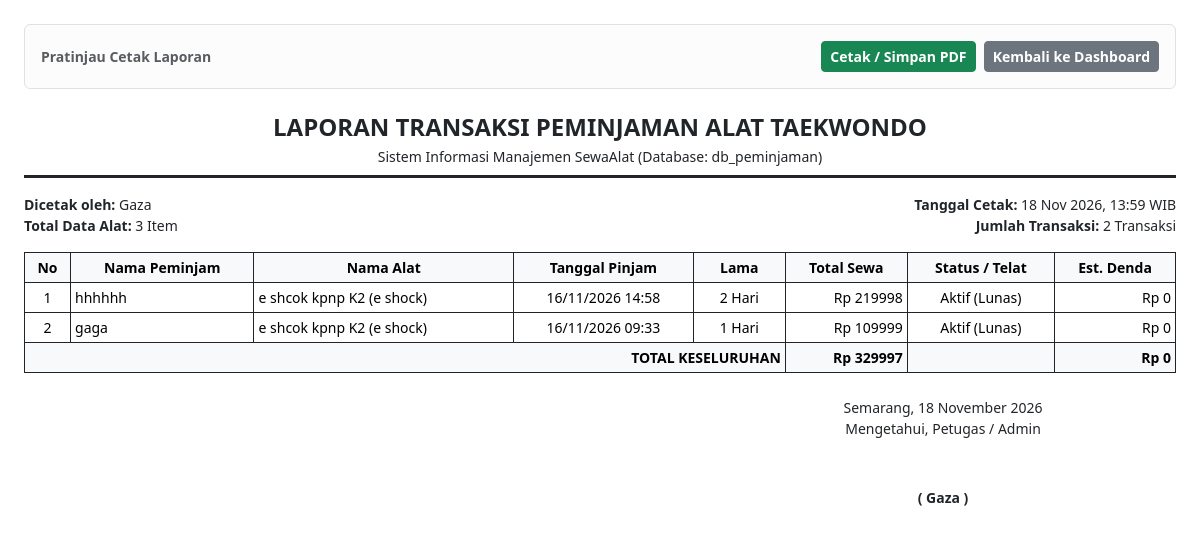
Page /cetak-laporan/ (signed in) on the earlier database version.
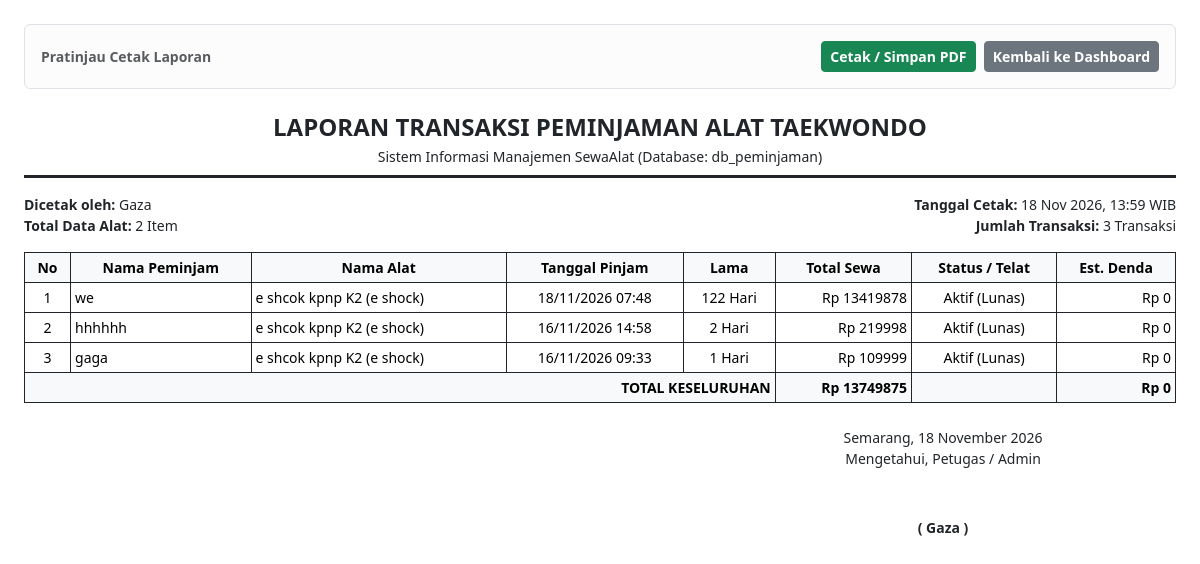
Same page on the later database version.
### sewa/models.py (models this page shows, shortened)
class Peminjaman(models.Model):
    STATUS_CHOICES = (
        ('Menunggu', 'Menunggu Konfirmasi'),
        ('Aktif', 'Aktif / Dipinjam'),
    )
    user = models.ForeignKey(User, on_delete=models.CASCADE)
    nama_peminjam = models.CharField(max_length=100, default='Umum')
    alat = models.ForeignKey(Alat, on_delete=models.CASCADE)
    lama_sewa = models.IntegerField(default=1)
    total_bayar = models.IntegerField(default=0)
    tanggal_pinjam = models.DateTimeField(auto_now_add=True)
    status_pembayaran = models.CharField(max_length=20, default='Lunas')
    status_peminjaman = models.CharField(max_length=20, choices=STATUS_CHOICES, default='Menunggu')

class Alat(models.Model):
    nama_alat = models.CharField(max_length=100)
    kategori = models.CharField(max_length=50)
    harga_sewa = models.IntegerField()
    stok = models.IntegerField(default=1)
    foto = models.ImageField(upload_to='foto_alat/', blank=True, null=True)

### sewa/views.py (the view)
# urls.py: path('cetak-laporan/', views.cetak_laporan, name='cetak_laporan'),
@login_required(login_url='login')
def cetak_laporan(request):
    q_pinjam = request.GET.get('q_pinjam', '')
    peminjaman = Peminjaman.objects.all().order_by('-tanggal_pinjam')
    if q_pinjam:
        peminjaman = peminjaman.filter(nama_peminjam__icontains=q_pinjam) | peminjaman.filter(alat__nama_alat__icontains=q_pinjam)
    total_pendapatan = 0
    total_denda = 0
    for item in peminjaman:
        if item.status_peminjaman == 'Aktif':
            item.hari_telat = max(0, (timezone.now() - item.tanggal_pinjam).days - item.lama_sewa)
        else:
            item.hari_telat = 0
        item.estimasi_denda = item.hari_telat * 1000
        total_pendapatan += item.total_bayar
        total_denda += item.estimasi_denda
    return render(request, 'sewa/cetak_laporan.html', {
        'semua_peminjaman': peminjaman,
        'total_alat': Alat.objects.count(),
        'waktu_cetak': timezone.now(),
        'pencetak': request.user.username,
        'total_pendapatan': total_pendapatan,
        'total_denda': total_denda,
    })

### sewa/templates/sewa/cetak_laporan.html (shortened to what this page needs)
{% load static %}
<!DOCTYPE html>
<html lang="id">
<head>
    <link rel="stylesheet" href="{% static 'css/bootstrap.min.css' %}">
</head>
<body class="bg-white text-dark p-4" onload="window.print()">
    <div class="alert alert-light border d-flex justify-content-between align-items-center mb-4 d-print-none">
        <span class="small text-muted fw-bold">Pratinjau Cetak Laporan</span>
        <div>
            <button onclick="window.print()" class="btn btn-success btn-sm fw-bold">Cetak / Simpan PDF</button>
            <a href="{% url 'petugas_dashboard' %}" class="btn btn-secondary btn-sm fw-bold ms-1">Kembali ke Dashboard</a>
        </div>
    </div>
    <div class="text-center border-bottom border-3 border-dark pb-2 mb-3">
        <h4 class="fw-bold text-uppercase mb-1">LAPORAN TRANSAKSI PEMINJAMAN ALAT TAEKWONDO</h4>
        <p class="mb-0 small">Sistem Informasi Manajemen SewaAlat (Database: db_peminjaman)</p>
    </div>
    <div class="d-flex justify-content-between small mb-3">
        <div>
            <strong>Dicetak oleh:</strong> {{ pencetak|title }}<br>
            <strong>Total Data Alat:</strong> {{ total_alat }} Item
        </div>
        <div class="text-end">
            <strong>Tanggal Cetak:</strong> {{ waktu_cetak|date:"d M Y, H:i" }} WIB<br>
            <strong>Jumlah Transaksi:</strong> {{ semua_peminjaman.count }} Transaksi
        </div>
    </div>
    <table class="table table-bordered border-dark table-sm align-middle small">
        <thead class="table-light border-dark text-center">
            <tr>
                <th width="4%">No</th>
                <th>Nama Peminjam</th>
                <th>Nama Alat</th>
                <th>Tanggal Pinjam</th>
                <th width="8%">Lama</th>
                <th>Total Sewa</th>
                <th>Status / Telat</th>
                <th>Est. Denda</th>
            </tr>
        </thead>
        <tbody>
            {% for p in semua_peminjaman %}
            <tr>
                <td class="text-center">{{ forloop.counter }}</td>
                <td>{{ p.nama_peminjam }}</td>
                <td>{{ p.alat.nama_alat }} ({{ p.alat.kategori }})</td>
                <td class="text-center">{{ p.tanggal_pinjam|date:"d/m/Y H:i" }}</td>
                <td class="text-center">{{ p.lama_sewa }} Hari</td>
                <td class="text-end">Rp {{ p.total_bayar }}</td>
                <td class="text-center">
                    {% if p.hari_telat > 0 %}
                        Telat {{ p.hari_telat }} hari
                    {% else %}
                        Aktif ({{ p.status_pembayaran }})
                    {% endif %}
                </td>
                <td class="text-end">Rp {{ p.estimasi_denda }}</td>
            </tr>
            {% empty %}
            <tr>
                <td colspan="8" class="text-center py-3">Tidak ada data peminjaman aktif.</td>
            </tr>
            {% endfor %}
        </tbody>
        <tfoot class="table-light border-dark fw-bold">
            <tr>
                <td colspan="5" class="text-end">TOTAL KESELURUHAN</td>
                <td class="text-end">Rp {{ total_pendapatan }}</td>
                <td></td>
                <td class="text-end">Rp {{ total_denda }}</td>
            </tr>
        </tfoot>
    </table>
    <div class="row mt-4">
        <div class="col-7"></div>
        <div class="col-5 text-center small">
            <p class="mb-5">Semarang, {{ waktu_cetak|date:"d F Y" }}<br>Mengetahui, Petugas / Admin</p>
            <p class="fw-bold mt-4 mb-0">( {{ pencetak|title }} )</p>
        </div>
    </div>
</body>
</html>

Differences in the rows shown:
added Peminjaman: nama_peminjam "we", alat.nama_alat "e shcok kpnp K2", alat.kategori "e shock", tanggal_pinjam "18/11/2026 07:48", lama_sewa "122", total_bayar "13419878", status_pembayaran "Lunas", estimasi_denda "0"
Other differences:
{{ total_alat }}: "3" → "2"
{{ semua_peminjaman.count }}: "2" → "3"
{{ total_pendapatan }}: "329997" → "13749875"
